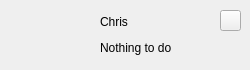
<?xml version="1.0" encoding="UTF-8"?>
<ui version="4.0">
 <class>friendWidget</class>
 <widget class="QWidget" name="friendWidget">
  <property name="geometry">
   <rect>
    <x>0</x>
    <y>0</y>
    <width>250</width>
    <height>70</height>
   </rect>
  </property>
  <property name="minimumSize">
   <size>
    <width>250</width>
    <height>70</height>
   </size>
  </property>
  <property name="maximumSize">
   <size>
    <width>250</width>
    <height>70</height>
   </size>
  </property>
  <property name="windowTitle">
   <string>Form</string>
  </property>
  <widget class="QLabel" name="lb_name">
   <property name="geometry">
    <rect>
     <x>100</x>
     <y>11</y>
     <width>51</width>
     <height>21</height>
    </rect>
   </property>
   <property name="text">
    <string>Chris</string>
   </property>
  </widget>
  <widget class="QLabel" name="lb_feeling">
   <property name="geometry">
    <rect>
     <x>100</x>
     <y>40</y>
     <width>121</width>
     <height>16</height>
    </rect>
   </property>
   <property name="autoFillBackground">
    <bool>false</bool>
   </property>
   <property name="text">
    <string>Nothing to do</string>
   </property>
  </widget>
  <widget class="QPushButton" name="pb_icon">
   <property name="geometry">
    <rect>
     <x>10</x>
     <y>10</y>
     <width>51</width>
     <height>51</height>
    </rect>
   </property>
   <property name="cursor">
    <cursorShape>PointingHandCursor</cursorShape>
   </property>
   <property name="mouseTracking">
    <bool>true</bool>
   </property>
   <property name="autoFillBackground">
    <bool>false</bool>
   </property>
   <property name="text">
    <string/>
   </property>
   <property name="icon">
    <iconset resource="resource.qrc">
     <normaloff>:/src/resource/tx/14.png</normaloff>:/src/resource/tx/14.png</iconset>
   </property>
   <property name="iconSize">
    <size>
     <width>51</width>
     <height>51</height>
    </size>
   </property>
   <property name="autoDefault">
    <bool>false</bool>
   </property>
   <property name="flat">
    <bool>true</bool>
   </property>
  </widget>
  <widget class="QPushButton" name="pushButton">
   <property name="geometry">
    <rect>
     <x>220</x>
     <y>10</y>
     <width>21</width>
     <height>21</height>
    </rect>
   </property>
   <property name="cursor">
    <cursorShape>PointingHandCursor</cursorShape>
   </property>
   <property name="text">
    <string/>
   </property>
   <property name="icon">
    <iconset resource="resource.qrc">
     <normaloff>:/src/resource/images/delete.png</normaloff>:/src/resource/images/delete.png</iconset>
   </property>
  </widget>
 </widget>
 <resources>
  <include location="resource.qrc"/>
 </resources>
 <connections/>
</ui>
